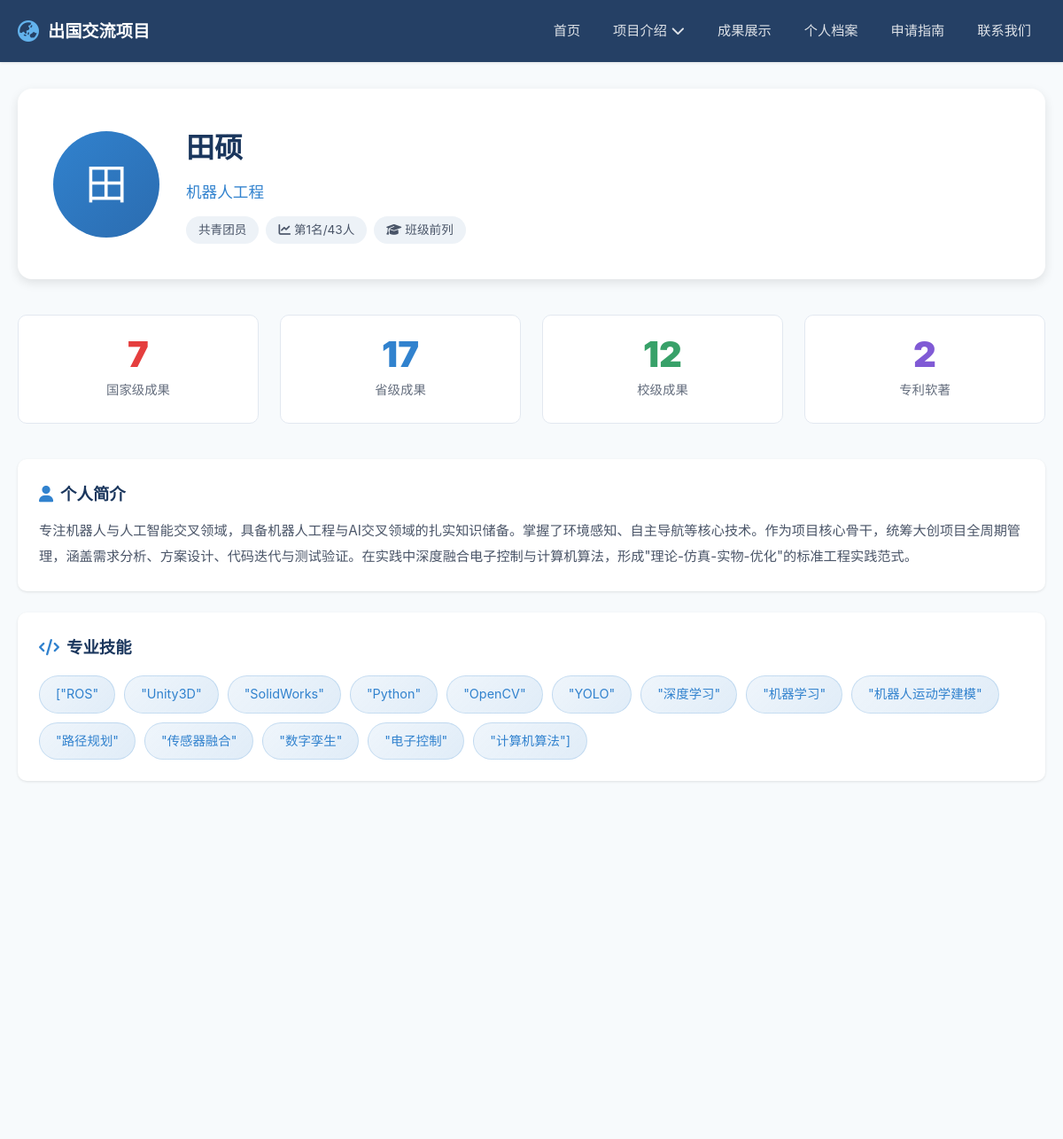
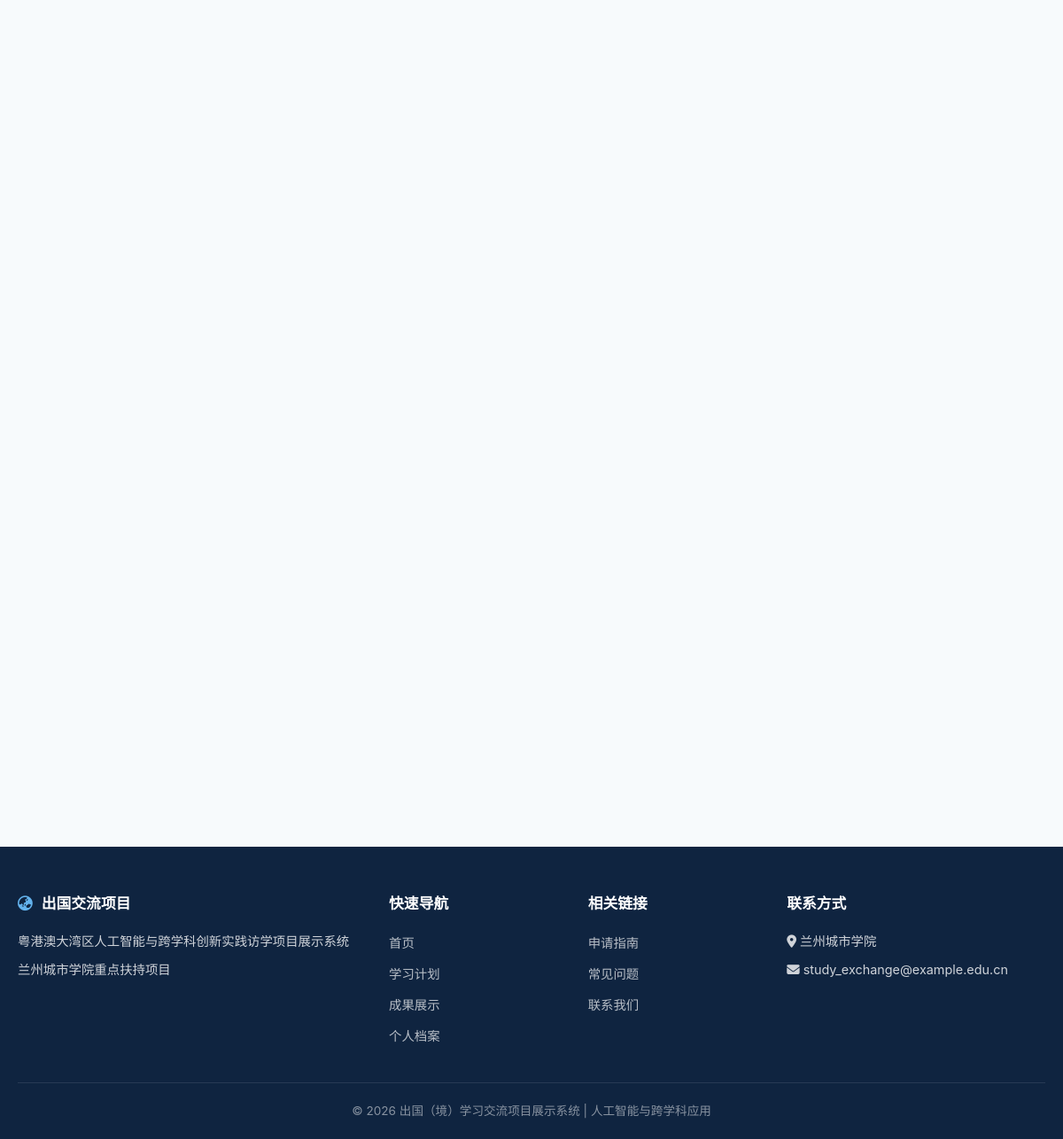
/profile/, run on the app's committed database (2 pictures, top to bottom).
### app/models/models.py (models this page shows, shortened)
class StudentProfile(db.Model):
    __tablename__ = 'student_profiles'
    id = db.Column(db.Integer, primary_key=True)
    name = db.Column(db.String(50), nullable=False, comment='姓名')
    major = db.Column(db.String(100), comment='专业')
    political_status = db.Column(db.String(50), comment='政治面貌')
    ranking = db.Column(db.String(50), comment='综合测评排名')
    gpa = db.Column(db.String(20), comment='GPA/成绩')
    skills = db.Column(db.Text, comment='技能列表(JSON)')
    research_interests = db.Column(db.Text, comment='研究方向')
    awards_summary = db.Column(db.Text, comment='获奖概要')
    bio = db.Column(db.Text, comment='个人简介')
    avatar = db.Column(db.String(200), comment='头像路径')
    created_at = db.Column(db.DateTime, default=datetime.now)
    updated_at = db.Column(db.DateTime, default=datetime.now, onupdate=datetime.now)

### app/routes/profile.py (the view)
@profile_bp.route('/')
def profile_detail():
    profile = StudentProfile.query.first_or_404()
    achievements = Achievement.query.order_by(Achievement.created_at.desc()).limit(10).all()
    stats = {
        'national': Achievement.query.filter_by(level='国家级').count(),
        'provincial': Achievement.query.filter_by(level='省级').count(),
        'school': Achievement.query.filter_by(level='校级').count(),
        'patent': Achievement.query.filter(
            Achievement.category.in_(['专利', '软著'])
        ).count(),
    }
    return render_template('pages/profile/detail.html',
                           profile=profile,
                           achievements=achievements,
                           stats=stats)

### app/templates/pages/profile/detail.html (shortened to what this page needs)
{% extends "base.html" %}
{% block content %}
<section class="section" style="padding-top:100px;">
    <div class="container">
        <div class="profile-header reveal">
            <div class="profile-avatar">
                {{ profile.name[0] if profile.name else '?' }}
            </div>
            <div class="profile-info">
                <h1>{{ profile.name }}</h1>
                {% if profile.major %}
                <p class="profile-major">{{ profile.major }}</p>
                {% endif %}
                <div class="profile-tags">
                    {% if profile.political_status %}
                    <span class="profile-tag">{{ profile.political_status }}</span>
                    {% endif %}
                    {% if profile.ranking %}
                    <span class="profile-tag"><i class="fas fa-chart-line" style="margin-right:4px;"></i>{{ profile.ranking }}</span>
                    {% endif %}
                    {% if profile.gpa %}
                    <span class="profile-tag"><i class="fas fa-graduation-cap" style="margin-right:4px;"></i>{{ profile.gpa }}</span>
                    {% endif %}
                </div>
            </div>
        </div>
        <div class="stats-grid reveal" style="margin-bottom:40px;">
            <div class="stat-card" style="background:var(--bg-primary); border:1px solid var(--border-color);">
                <div class="stat-number" style="color:var(--danger);">{{ stats.national }}</div>
                <div class="stat-label" style="color:var(--text-secondary);">国家级成果</div>
            </div>
            <div class="stat-card" style="background:var(--bg-primary); border:1px solid var(--border-color);">
                <div class="stat-number" style="color:var(--accent);">{{ stats.provincial }}</div>
                <div class="stat-label" style="color:var(--text-secondary);">省级成果</div>
            </div>
            <div class="stat-card" style="background:var(--bg-primary); border:1px solid var(--border-color);">
                <div class="stat-number" style="color:var(--success);">{{ stats.school }}</div>
                <div class="stat-label" style="color:var(--text-secondary);">校级成果</div>
            </div>
            <div class="stat-card" style="background:var(--bg-primary); border:1px solid var(--border-color);">
                <div class="stat-number" style="color:#805ad5;">{{ stats.patent }}</div>
                <div class="stat-label" style="color:var(--text-secondary);">专利软著</div>
            </div>
        </div>
        {% if profile.bio %}
        <div class="card reveal" style="margin-bottom:24px;">
            <div class="card-body">
                <h3 style="margin-bottom:12px;"><i class="fas fa-user" style="color:var(--accent); margin-right:8px;"></i>个人简介</h3>
                <p style="line-height:1.9; white-space:pre-wrap;">{{ profile.bio }}</p>
            </div>
        </div>
        {% endif %}
        {% if profile.skills %}
        <div class="card reveal" style="margin-bottom:24px;">
            <div class="card-body">
                <h3 style="margin-bottom:12px;"><i class="fas fa-code" style="color:var(--accent); margin-right:8px;"></i>专业技能</h3>
                <div class="skill-cloud">
                    {% if profile.skills is string %}
                        {% set skills_list = profile.skills | tojson %}
                        {% for skill in profile.skills.split(',') %}
                        <span class="skill-tag">{{ skill.strip() }}</span>
                        {% endfor %}
                    {% else %}
                        {% for skill in profile.skills %}
                        <span class="skill-tag">{{ skill }}</span>
                        {% endfor %}
                    {% endif %}
                </div>
            </div>
        </div>
        {% endif %}
    </div>
</section>
{% endblock %}

### app/static/css/style.css (style rules this page uses)
:root { --primary: #1a365d; --primary-light: #2b6cb0; --primary-dark: #0f2440; --accent: #3182ce; --accent-light: #63b3ed; --success: #38a169; --warning: #d69e2e; --danger: #e53e3e; --text-primary: #1a202c; --text-secondary: #4a5568; --text-light: #718096; --bg-primary: #ffffff; --bg-secondary: #f7fafc; --bg-tertiary: #edf2f7; --border-color: #e2e8f0; --shadow-sm: 0 1px 3px rgba(0,0,0,0.1); --shadow-md: 0 4px 12px rgba(0,0,0,0.1); --shadow-lg: 0 10px 30px rgba(0,0,0,0.15); --radius-sm: 6px; --radius-md: 10px; --radius-lg: 16px; --transition: all 0.3s ease; --max-width: 1200px; }
*, *::before, *::after { margin: 0; padding: 0; box-sizing: border-box; }
html { scroll-behavior: smooth; font-size: 16px; }
body { font-family: 'Noto Sans SC', -apple-system, BlinkMacSystemFont, 'Segoe UI', sans-serif; color: var(--text-primary); background-color: var(--bg-secondary); line-height: 1.7; -webkit-font-smoothing: antialiased; }
.container { max-width: var(--max-width); margin: 0 auto; padding: 0 20px; }
.section { padding: 80px 0; }
.stats-grid { display: grid; grid-template-columns: repeat(auto-fit, minmax(200px, 1fr)); gap: 24px; margin-top: 40px; }
.stat-card { background: rgba(255,255,255,0.1); border: 1px solid rgba(255,255,255,0.2); border-radius: var(--radius-md); padding: 24px; text-align: center; backdrop-filter: blur(5px); transition: var(--transition); }
.stat-number { font-size: 2.5rem; font-weight: 900; line-height: 1; margin-bottom: 8px; }
.stat-label { font-size: 0.9rem; opacity: 0.85; }
.card { background: var(--bg-primary); border-radius: var(--radius-md); box-shadow: var(--shadow-sm); overflow: hidden; transition: var(--transition); }
.card-body { padding: 24px; }
.card-body h3 { font-size: 1.15rem; color: var(--primary); margin-bottom: 8px; }
.card-body p { color: var(--text-secondary); font-size: 0.95rem; line-height: 1.7; }
.profile-header { display: flex; align-items: center; gap: 30px; padding: 40px; background: var(--bg-primary); border-radius: var(--radius-lg); box-shadow: var(--shadow-md); margin-bottom: 30px; }
.profile-avatar { width: 120px; height: 120px; border-radius: 50%; background: linear-gradient(135deg, var(--accent), var(--primary-light)); display: flex; align-items: center; justify-content: center; font-size: 3rem; color: #fff; flex-shrink: 0; }
.profile-info h1 { font-size: 2rem; color: var(--primary); margin-bottom: 8px; }
.profile-info .profile-major { color: var(--accent); font-size: 1.1rem; margin-bottom: 12px; }
.profile-tags { display: flex; gap: 8px; flex-wrap: wrap; }
.profile-tag { padding: 4px 14px; background: var(--bg-tertiary); border-radius: 50px; font-size: 0.85rem; color: var(--text-secondary); }
.skill-cloud { display: flex; flex-wrap: wrap; gap: 10px; margin-top: 16px; }
.skill-tag { padding: 8px 18px; background: linear-gradient(135deg, rgba(49, 130, 206, 0.08), rgba(49, 130, 206, 0.15)); border: 1px solid rgba(49, 130, 206, 0.2); border-radius: 50px; font-size: 0.9rem; color: var(--accent); transition: var(--transition); }
.reveal { opacity: 0; transform: translateY(30px); transition: opacity 0.6s ease, transform 0.6s ease; }
.reveal.visible { opacity: 1; transform: translateY(0); }

### data on the page
StudentProfile: name "田", name "田硕", major "机器人工程", political_status "共青团员", ranking "第1名/43人", gpa "班级前列", bio "专注机器人与人工智能交叉领域，具备机器人工程与AI交叉领域的扎实知识储备。掌握了环境感知、自主导航等核心技术。作为项目核心骨干，统筹大创项目全周期管理，涵盖需求分析、方案设计、代码迭代与测试验证。在实践中深度融合电子控制与计算机算法，形成\"理论-仿真-实物-优化\"的标准工程实践范式。"

### other printed values
{{ stats.national }} "7"
{{ stats.provincial }} "17"
{{ stats.school }} "12"
{{ stats.patent }} "2"
{{ skill.strip() }} "[\"ROS\"" "\"Unity3D\"" "\"SolidWorks\"" "\"Python\"" "\"OpenCV\"" "\"YOLO\"" "\"深度学习\"" "\"机器学习\"" "\"机器人运动学建模\"" "\"路径规划\"" "\"传感器融合\"" "\"数字孪生\"" "\"电子控制\"" "\"计算机算法\"]"
